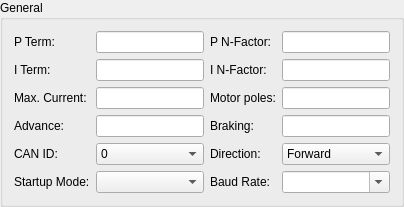
    <widget class="QGroupBox" name="groupBox_6">
     <property name="title">
      <string>General</string>
     </property>
     <layout class="QHBoxLayout" name="horizontalLayout_6">
      <item>
       <layout class="QFormLayout" name="formLayout_30">
        <item row="0" column="0">
         <widget class="QLabel" name="label_147">
          <property name="text">
           <string>P Term:</string>
          </property>
         </widget>
        </item>
        <item row="0" column="1">
         <widget class="QLineEdit" name="PTERM">
          <property name="toolTip">
           <string>The P term for the RPM PI controller</string>
          </property>
         </widget>
        </item>
        <item row="1" column="0">
         <widget class="QLabel" name="label_148">
          <property name="text">
           <string>I Term:</string>
          </property>
         </widget>
        </item>
        <item row="1" column="1">
         <widget class="QLineEdit" name="ITERM">
          <property name="toolTip">
           <string>The I term for the RPM PI controller</string>
          </property>
         </widget>
        </item>
        <item row="2" column="0">
         <widget class="QLabel" name="label_116">
          <property name="text">
           <string>Max. Current:</string>
          </property>
         </widget>
        </item>
        <item row="2" column="1">
         <widget class="QLineEdit" name="MAX_CURRENT">
          <property name="toolTip">
           <string>&lt;html&gt;&lt;head/&gt;&lt;body&gt;&lt;p&gt;The maximum amount of current in amps that the ESC will allow.  Current is dynamically regulated.  Always set this value low and only increase it if you know what you are doing.&lt;/p&gt;&lt;/body&gt;&lt;/html&gt;</string>
          </property>
         </widget>
        </item>
        <item row="3" column="0">
         <widget class="QLabel" name="label_128">
          <property name="text">
           <string>Advance:</string>
          </property>
         </widget>
        </item>
        <item row="3" column="1">
         <widget class="QLineEdit" name="ADVANCE">
          <property name="toolTip">
           <string>&lt;html&gt;&lt;head/&gt;&lt;body&gt;&lt;p&gt;The amount of timing advance in electrical degrees.  There are 60 electrical degrees in a commutation cycle.  This value can be set from 0 to 30 degrees.&lt;/p&gt;&lt;/body&gt;&lt;/html&gt;</string>
          </property>
         </widget>
        </item>
        <item row="5" column="0">
         <widget class="QLabel" name="label_119">
          <property name="text">
           <string>Startup Mode:</string>
          </property>
         </widget>
        </item>
        <item row="5" column="1">
         <widget class="QComboBox" name="STARTUP_MODE">
          <property name="enabled">
           <bool>true</bool>
          </property>
          <property name="sizePolicy">
           <sizepolicy hsizetype="Expanding" vsizetype="Fixed">
            <horstretch>0</horstretch>
            <verstretch>0</verstretch>
           </sizepolicy>
          </property>
          <property name="toolTip">
           <string>&lt;html&gt;&lt;head/&gt;&lt;body&gt;&lt;p&gt;This is the run mode that the ESC defaults to when first powered on. 0 == normal open loop operation, 1 == closed loop RPM mode, 2 == closed loop thrust mode (not yet implemented).&lt;/p&gt;&lt;/body&gt;&lt;/html&gt;</string>
          </property>
         </widget>
        </item>
        <item row="4" column="0">
         <widget class="QLabel" name="label_167">
          <property name="text">
           <string>CAN ID:</string>
          </property>
         </widget>
        </item>
        <item row="4" column="1">
         <widget class="QComboBox" name="ESC_ID">
          <property name="enabled">
           <bool>true</bool>
          </property>
          <property name="sizePolicy">
           <sizepolicy hsizetype="Expanding" vsizetype="Fixed">
            <horstretch>0</horstretch>
            <verstretch>0</verstretch>
           </sizepolicy>
          </property>
          <property name="toolTip">
           <string>&lt;html&gt;&lt;head/&gt;&lt;body&gt;&lt;p&gt;If using CAN Bus with AutoQuad, this ID must match the motor port number from the mixing table (1-16).&lt;/p&gt;&lt;/body&gt;&lt;/html&gt;</string>
          </property>
          <item>
           <property name="text">
            <string>0</string>
           </property>
          </item>
          <item>
           <property name="text">
            <string>1</string>
           </property>
          </item>
          <item>
           <property name="text">
            <string>2</string>
           </property>
          </item>
          <item>
           <property name="text">
            <string>3</string>
           </property>
          </item>
          <item>
           <property name="text">
            <string>4</string>
           </property>
          </item>
          <item>
           <property name="text">
            <string>5</string>
           </property>
          </item>
          <item>
           <property name="text">
            <string>6</string>
           </property>
          </item>
          <item>
           <property name="text">
            <string>7</string>
           </property>
          </item>
          <item>
           <property name="text">
            <string>8</string>
           </property>
          </item>
          <item>
           <property name="text">
            <string>9</string>
           </property>
          </item>
          <item>
           <property name="text">
            <string>10</string>
           </property>
          </item>
          <item>
           <property name="text">
            <string>11</string>
           </property>
          </item>
          <item>
           <property name="text">
            <string>12</string>
           </property>
          </item>
          <item>
           <property name="text">
            <string>13</string>
           </property>
          </item>
          <item>
           <property name="text">
            <string>14</string>
           </property>
          </item>
          <item>
           <property name="text">
            <string>15</string>
           </property>
          </item>
          <item>
           <property name="text">
            <string>16</string>
           </property>
          </item>
         </widget>
        </item>
       </layout>
      </item>
      <item>
       <layout class="QFormLayout" name="formLayout_37">
        <property name="fieldGrowthPolicy">
         <enum>QFormLayout::AllNonFixedFieldsGrow</enum>
        </property>
        <item row="0" column="0">
         <widget class="QLabel" name="label_157">
          <property name="text">
           <string>P N-Factor:</string>
          </property>
         </widget>
        </item>
        <item row="0" column="1">
         <widget class="QLineEdit" name="PNFAC"/>
        </item>
        <item row="1" column="0">
         <widget class="QLabel" name="label_161">
          <property name="text">
           <string>I N-Factor:</string>
          </property>
         </widget>
        </item>
        <item row="1" column="1">
         <widget class="QLineEdit" name="INFAC"/>
        </item>
        <item row="2" column="0">
         <widget class="QLabel" name="label_118">
          <property name="text">
           <string>Motor poles:</string>
          </property>
         </widget>
        </item>
        <item row="2" column="1">
         <widget class="QLineEdit" name="MOTOR_POLES">
          <property name="toolTip">
           <string>&lt;html&gt;&lt;head/&gt;&lt;body&gt;&lt;p&gt; The number of magnetic poles used in the motor’s construction.  This value only needs to be set correctly if you want to use the RPM closed loop mode.&lt;/p&gt;&lt;/body&gt;&lt;/html&gt;</string>
          </property>
         </widget>
        </item>
        <item row="5" column="0">
         <widget class="QLabel" name="label_121">
          <property name="text">
           <string>Baud Rate:</string>
          </property>
         </widget>
        </item>
        <item row="5" column="1">
         <widget class="QComboBox" name="BAUD_RATE">
          <property name="sizePolicy">
           <sizepolicy hsizetype="Expanding" vsizetype="Fixed">
            <horstretch>0</horstretch>
            <verstretch>0</verstretch>
           </sizepolicy>
          </property>
          <property name="toolTip">
           <string>The UART baud rate.  Allowable range 9600 to 921600</string>
          </property>
          <property name="inputMethodHints">
           <set>Qt::ImhDigitsOnly</set>
          </property>
          <property name="editable">
           <bool>true</bool>
          </property>
          <property name="sizeAdjustPolicy">
           <enum>QComboBox::AdjustToContents</enum>
          </property>
         </widget>
        </item>
        <item row="3" column="0">
         <widget class="QLabel" name="label_146">
          <property name="text">
           <string>Braking:</string>
          </property>
         </widget>
        </item>
        <item row="3" column="1">
         <widget class="QLineEdit" name="FET_BRAKING">
          <property name="toolTip">
           <string>&lt;html&gt;&lt;head/&gt;&lt;body&gt;&lt;p&gt;Turns on regenerative braking in closed loop modes (experimental),  0 == off, 1 == on. Closed Loop modes only!!&lt;/p&gt;&lt;/body&gt;&lt;/html&gt;</string>
          </property>
         </widget>
        </item>
        <item row="4" column="0">
         <widget class="QLabel" name="label_164">
          <property name="text">
           <string>Direction:</string>
          </property>
         </widget>
        </item>
        <item row="4" column="1">
         <widget class="QComboBox" name="DIRECTION">
          <property name="enabled">
           <bool>true</bool>
          </property>
          <property name="sizePolicy">
           <sizepolicy hsizetype="Expanding" vsizetype="Fixed">
            <horstretch>0</horstretch>
            <verstretch>0</verstretch>
           </sizepolicy>
          </property>
          <property name="toolTip">
           <string>&lt;html&gt;&lt;head/&gt;&lt;body&gt;&lt;p&gt;Motor direction. 1 = forward, -1 = reverse.&lt;/p&gt;&lt;/body&gt;&lt;/html&gt;</string>
          </property>
          <item>
           <property name="text">
            <string>Forward</string>
           </property>
          </item>
          <item>
           <property name="text">
            <string>Reverse</string>
           </property>
          </item>
         </widget>
        </item>
       </layout>
      </item>
     </layout>
    </widget>
